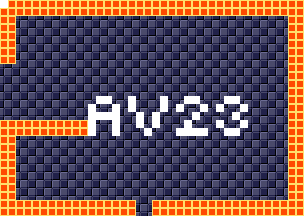

Below is a game level as drawn by its tile map, then a one-line description and the .tmx that defines it (tile-layer data replaced by summaries):
An orthogonal 38x27 tile map with 8x8 px tiles, 4 tile layers (background, foreground, room numbers, Objects), 15 tilesets.

<map version="1.5" tiledversion="1.7.1" orientation="orthogonal" renderorder="right-down" width="38" height="27" tilewidth="8" tileheight="8" infinite="0" nextlayerid="11" nextobjectid="1">
 <tileset firstgid="1" source="tilesheets/tsKarniMata.tsx" />
 <tileset firstgid="1025" source="tilesheets/tsVoodooWasp.tsx" />
 <tileset firstgid="2049" source="tilesheets/tsBurial.tsx" />
 <tileset firstgid="3073" source="tilesheets/tsBlueTemple.tsx" />
 <tileset firstgid="4097" source="tilesheets/tsGoddess.tsx" />
 <tileset firstgid="5121" source="tilesheets/tsKonark.tsx" />
 <tileset firstgid="6145" name="sEnemies" tilewidth="8" tileheight="8" tilecount="1024" columns="32">
  <image source="../grapx/tilesheets/sObjects.bmp" trans="ff94ff" width="256" height="256" />
 </tileset>
 <tileset firstgid="7169" source="tilesheets/tsIceTemple.tsx" />
 <tileset firstgid="8193" source="tilesheets/tsLavaArea.tsx" />
 <tileset firstgid="9217" source="tilesheets/tsBossArea.tsx" />
 <tileset firstgid="10241" source="tilesheets/tsPegu.tsx" />
 <tileset firstgid="11265" source="tilesheets/sTiwanakuTemple.tsx" />
 <tileset firstgid="12289" source="tilesheets/sIndraTemple.tsx" />
 <tileset firstgid="13313" source="tilesheets/sTeleport.tsx" />
 <tileset firstgid="14337" source="tilesheets/sObjects.tsx" />
 <layer id="2" name="background" width="38" height="27">
  <data>[1026 cells, 1026 non-empty, 2 distinct tile ids]</data>
 </layer>
 <layer id="1" name="foreground" width="38" height="27">
  <data>[1026 cells, 244 non-empty, 1 distinct tile ids]</data>
 </layer>
 <layer id="7" name="room numbers" width="38" height="27">
  <data>[1026 cells, 41 non-empty, 1 distinct tile ids]</data>
 </layer>
 <layer id="10" name="Objects" width="38" height="27">
  <data>[1026 cells, 0 non-empty, 0 distinct tile ids]</data>
 </layer>
</map>
